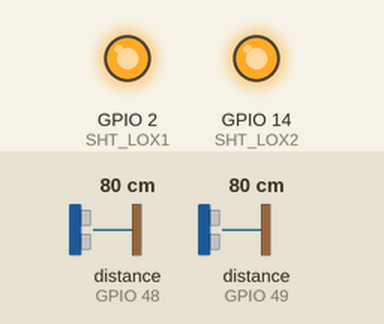
Bench run of a sketch on a simulated ESP8266 (NodeMCU). Shown: output pins drawn as LEDs (lit = HIGH). Inputs (shaded band) come from the test bench; at power-on: distance to the obstacle (sensors on GPIO 48, GPIO 49) 80 cm. WiFi joins after 1.5 s; servers stay silent unless stated; what the sketch prints to the serial monitor is not drawn.

Above: at 0.1 s.
Timing chart, 0 to 1.6 s (numbered marks = the images above):
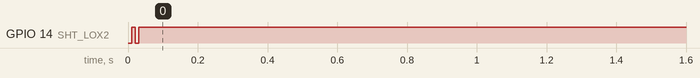

The sketch:

PROYECTO_DETECCION_OUTLIERS_copy.ino
```cpp
#include <ThingSpeak.h>
#include "Adafruit_VL53L0X.h"
#include <ESP8266WiFi.h>


//Conexión a Internet
const char* ssid = "YOURWIFIID";
const char* password = "YOURWIFIPASSWORD";

WiFiClient client;

//Conexión con ThingSpeak
//Ubicar canal y API creada en ThingSpeak
unsigned long myChannelNumber = 1111111;          //Numero de canal de ThingSpeak
const char * myWriteAPIKey = "APIKEYWRITETHINGSPEAK";


// address we will assign if dual sensor is present
#define LOX1_ADDRESS 0x30
#define LOX2_ADDRESS 0x31

// set the pins to shutdown ARDUINO
//#define SHT_LOX1 4
//#define SHT_LOX2 5
// set the pins to shutdown esp8266
#define SHT_LOX1 2
#define SHT_LOX2 14

// objects for the vl53l0x
Adafruit_VL53L0X lox1 = Adafruit_VL53L0X();
Adafruit_VL53L0X lox2 = Adafruit_VL53L0X();

// this holds the measurement
VL53L0X_RangingMeasurementData_t measure1;
VL53L0X_RangingMeasurementData_t measure2;


/*
    Reset all sensors by setting all of their XSHUT pins low for delay(10), then set all XSHUT high to bring out of reset
    Keep sensor #1 awake by keeping XSHUT pin high
    Put all other sensors into shutdown by pulling XSHUT pins low
    Initialize sensor #1 with lox.begin(new_i2c_address) Pick any number but 0x29 and it must be under 0x7F. Going with 0x30 to 0x3F is probably OK.
    Keep sensor #1 awake, and now bring sensor #2 out of reset by setting its XSHUT pin high.
    Initialize sensor #2 with lox.begin(new_i2c_address) Pick any number but 0x29 and whatever you set the first sensor to
 */
void setID() {
  // all reset
  digitalWrite(SHT_LOX1, LOW);
  digitalWrite(SHT_LOX2, LOW);
  delay(10);
  // all unreset
  digitalWrite(SHT_LOX1, HIGH);
  digitalWrite(SHT_LOX2, HIGH);
  delay(10);

  // activating LOX1 and resetting LOX2
  digitalWrite(SHT_LOX1, HIGH);
  digitalWrite(SHT_LOX2, LOW);

  // initing LOX1
  if(!lox1.begin(LOX1_ADDRESS)) {
    Serial.println(F("Failed to boot first VL53L0X"));
    while(1);
  }
  delay(10);

  // activating LOX2
  digitalWrite(SHT_LOX2, HIGH);
  delay(10);

  //initing LOX2
  if(!lox2.begin(LOX2_ADDRESS)) {
    Serial.println(F("Failed to boot second VL53L0X"));
    while(1);
  }
}

void read_dual_sensors() {

  lox1.rangingTest(&measure1, false); // pass in 'true' to get debug data printout!
  lox2.rangingTest(&measure2, false); // pass in 'true' to get debug data printout!

  // print sensor one reading
  Serial.print(F("1: "));
  if(measure1.RangeStatus != 4) {     // if not out of range
    Serial.print(measure1.RangeMilliMeter);
  } else {
    Serial.print(F("Out of range"));
  }

  Serial.print(F(" "));

  // print sensor two reading
  Serial.print(F("2: "));
  if(measure2.RangeStatus != 4) {
    Serial.print(measure2.RangeMilliMeter);
  } else {
    Serial.print(F("Out of range"));
  }

  Serial.println();

}

void setup() {
  Serial.begin(115200);

  //Inicializando sensores

  // wait until serial port opens for native USB devices
  while (! Serial) { delay(1); }

  pinMode(SHT_LOX1, OUTPUT);
  pinMode(SHT_LOX2, OUTPUT);

  Serial.println(F("Shutdown pins inited..."));

  digitalWrite(SHT_LOX1, LOW);
  digitalWrite(SHT_LOX2, LOW);

  Serial.println(F("Both in reset mode...(pins are low)"));


  Serial.println(F("Starting..."));
  setID();

  //Inicializando WIFI
  WiFi.begin(ssid, password);
  while (WiFi.status() != WL_CONNECTED) {
    delay(500);
    Serial.print(".");
  }
  Serial.println("WiFi conectado");
  ThingSpeak.begin(client);

}

void loop() {

  read_dual_sensors();
  ThingSpeak.setField(1, measure1.RangeMilliMeter);
  ThingSpeak.setField(2, measure2.RangeMilliMeter);

  int x = ThingSpeak.writeFields(myChannelNumber, myWriteAPIKey);

  if(x == 200){
    Serial.println("Datos enviados correctamente");
  }
  else{
    Serial.println("Error al subir datos");
  }
  delay(15000); // ThingSpeak permite cada 15s mínimo
  //delay(100);
}
```
